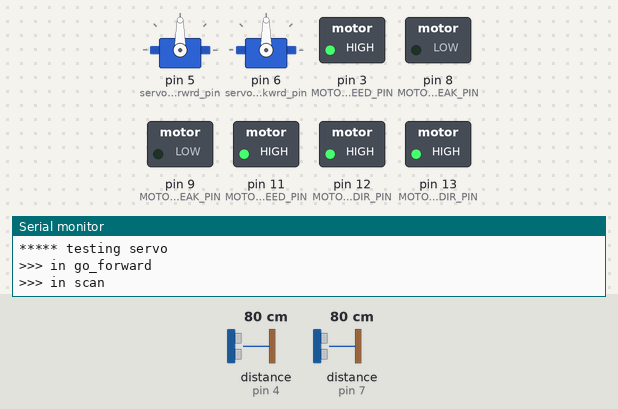
Simulated run of this sketch. Board: Arduino Uno, built with avr-gcc and run on an emulated ATmega328P. Parts: 2 × servo, switched loads named in the sketch (green lamp = pin HIGH), the last lines printed to the serial monitor. Wiring (inferred from the names in the program): ultrasonic range finder: trigger pin 2; echo pin 4. Inputs (shaded band) come from the test bench; at power-on: distance to the obstacle (sensors on pin 4, pin 7) 80 cm. The echo pulse lasts 58.3 µs per cm; pins used as bus, display or sensor lines are not drawn.

Above: at 9.2 s.
9.3 s: distance to the obstacle (sensor on pin 4) set to 2 cm
At 10.0 s:
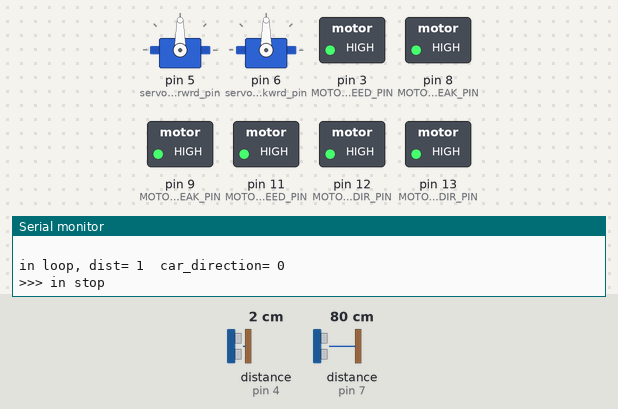
12.3 s: distance to the obstacle (sensor on pin 7) set to 2 cm
At 13.1 s:
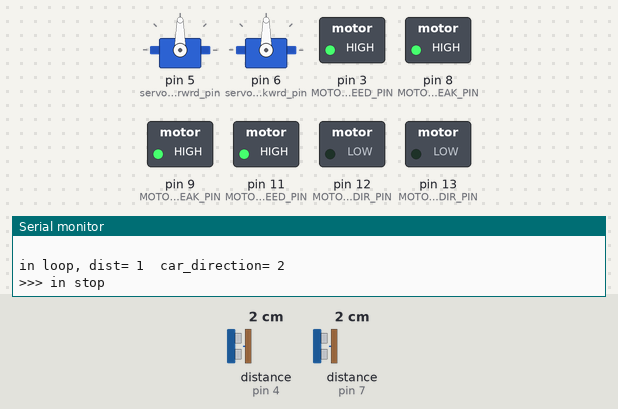
15.3 s: distance to the obstacle (sensor on pin 7) set to 35 cm
At 18.1 s:
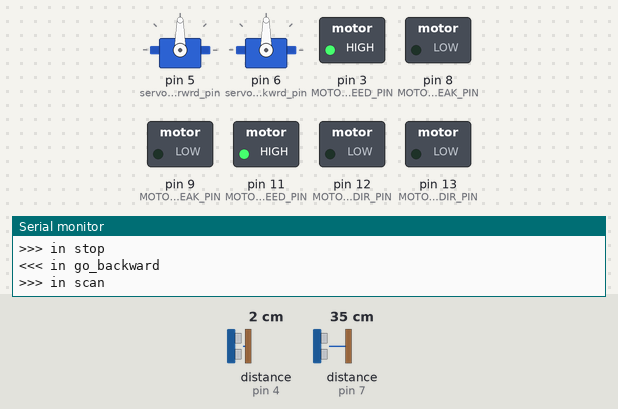
18.3 s: distance to the obstacle (sensor on pin 7) set to 4 cm
At 19.5 s:
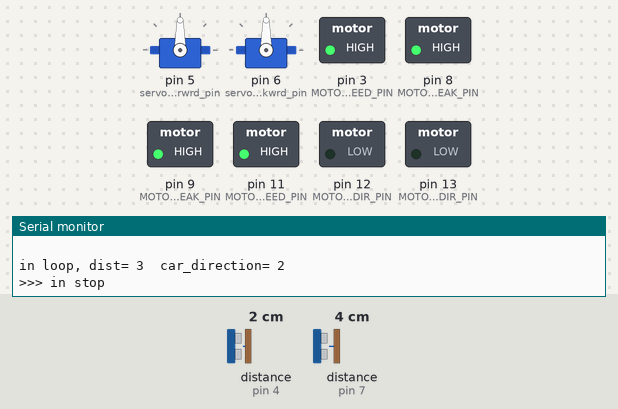
Timing chart, 0 to 22.3 s (numbered marks = the images above; inputs shaded):
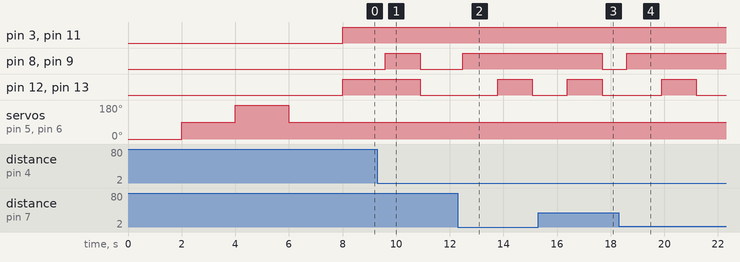

Measured:
- after the input at 9.3 s, pin 8 (MOTOR_RIGHT_BREAK_PIN), pin 9 (MOTOR_LEFT_BREAK_PIN): LOW → HIGH after 0.29 s, → LOW 1.3 s later; pin 12 (MOTOR_LEFT_DIR_PIN), pin 13 (MOTOR_RIGHT_DIR_PIN): HIGH → LOW after 1.6 s
- after the input at 12.3 s, pin 8 (MOTOR_RIGHT_BREAK_PIN), pin 9 (MOTOR_LEFT_BREAK_PIN): LOW → HIGH after 0.18 s; pin 12 (MOTOR_LEFT_DIR_PIN), pin 13 (MOTOR_RIGHT_DIR_PIN): LOW → HIGH after 1.5 s, → LOW 1.3 s later
- after the input at 15.3 s, pin 8 (MOTOR_RIGHT_BREAK_PIN), pin 9 (MOTOR_LEFT_BREAK_PIN): HIGH → LOW after 2.4 s
- after the input at 18.3 s, pin 8 (MOTOR_RIGHT_BREAK_PIN), pin 9 (MOTOR_LEFT_BREAK_PIN): LOW → HIGH after 0.30 s; pin 12 (MOTOR_LEFT_DIR_PIN), pin 13 (MOTOR_RIGHT_DIR_PIN): LOW → HIGH after 1.6 s, → LOW 1.3 s later

The sketch:

Car_motor_nano_Shield_inwork.ino
```cpp
/*************************************************************
Arduino car
*************************************************************/
#include <Servo.h>

#include "car_motors.h"

/*
#include <string>
using std::string;
*/

#define MOTOR_LEFT_DIR_PIN 12
#define MOTOR_LEFT_BREAK_PIN 9
#define MOTOR_LEFT_SPEED_PIN 3
#define MOTOR_RIGHT_DIR_PIN 13
#define MOTOR_RIGHT_BREAK_PIN 8
#define MOTOR_RIGHT_SPEED_PIN 11
#define servo_forwrd_pin  5      // for forward driving
#define servo_bckwrd_pin  6  // for reverse driving

#define SHORT_RANGE 30
#define STOP_RANGE 20
#define SERVO_STEPS_NUM 10
#define SERVO_STEPS_INC 180 / SERVO_STEPS_NUM

#define SAME_DIRECTION  0
#define CNG_DIRECTION   1

#define MOTOR_LEFT_MAX_SPEED 255 // max is 255. should be lower if calibrated needed
#define MOTOR_RIGHT_MAX_SPEED 255 // max is 255. should be lower if calibrated needed

#define NANO 0 // make 0 in case of UNO; 1 in case of Nano
#define UNo  1

#define DEBUG 1
#define CALIBRATE 0   // for calibration only, one time. 0 for normal
#define TEST_MODE 0   // check if HW is Ok. 0 for normal

#ifdef DEBUG  // makes the code more readable
 #define DEBUG_PRINT(x)  Serial.print (x)
 #define DEBUG_PRINTLN(x)  Serial.println (x)
#else         // not exists if DEBUG is not defined
 #define DEBUG_PRINT(x)
 #define DEBUG_PRINTLN(x)
#endif


const int FORWARD   = 0;     // const value can't change
const int STOP      = 1;
const int BACKWARD  = 2;
const int GO        = 3;
const int LEFT      = 4;
const int RIGHT     = 5;
const int f_trigPin   = 2;  // Front Ultrasonic (Yellow)
const int f_echoPin   = 4;  // Front Ultrasonic (orange)
const int b_trigPin   =10;  // Back Ultrasonic ()
const int b_echoPin   = 7;  // Back Ultrasonic ()

const int analog_in_pin = 2 ; // potentiometer for claibration

int dist_array[SERVO_STEPS_NUM];
int motor_left_speed = MOTOR_LEFT_MAX_SPEED;
int motor_right_speed = MOTOR_RIGHT_MAX_SPEED;
int car_direction;  // Can be forward or backwards. TBD other directions?
bool cng_dir ;      // kee[ [revious direction or change?

//  pre-setp, create servos and motors
Servo F_servo;  // create servo object to control the front servo
Servo B_servo;  // create servo object to control the back servo
Motor motor_left(LEFT, MOTOR_LEFT_DIR_PIN, MOTOR_LEFT_BREAK_PIN, MOTOR_LEFT_SPEED_PIN, MOTOR_LEFT_MAX_SPEED);
Motor motor_right(RIGHT, MOTOR_RIGHT_DIR_PIN, MOTOR_RIGHT_BREAK_PIN, MOTOR_RIGHT_SPEED_PIN, MOTOR_RIGHT_MAX_SPEED);


//******************* SETUP ************************
void setup() {

  //Setup Channel A (Left)
  pinMode(MOTOR_LEFT_DIR_PIN, OUTPUT); //Initiates Motor Channel A pin
  pinMode(MOTOR_LEFT_BREAK_PIN, OUTPUT); //Initiates Brake Channel A pin
  //Setup Channel B (Right)
  pinMode(MOTOR_RIGHT_DIR_PIN, OUTPUT); //Initiates Motor Channel A pin
  pinMode(MOTOR_RIGHT_BREAK_PIN , OUTPUT);  //Initiates Brake Channel A pin
  // UltrSonic sensor
  pinMode(f_trigPin, OUTPUT);
  pinMode(f_echoPin, INPUT);
  pinMode(b_trigPin, OUTPUT);
  pinMode(b_echoPin, INPUT);
  // create Front and Back Servos entities
  F_servo.attach(servo_forwrd_pin);
  B_servo.attach(servo_bckwrd_pin);
  car_direction = FORWARD;
  cng_dir = false;

  #if DEBUG
    Serial.begin(9600);
  #endif

  #if CALIBRATE
    Calibrate_wheels();
  #endif

servo_test(); // always test servos. Helps to determine reset

  // test: making sure car parts are well
  #if TEST_MODE
    while (true) {  // just for testing
      test_motors(); // human check - if wheels move
      servo_test();
      ultrasonic_test(FORWARD);
      ultrasonic_test(BACKWARD);
      delay(10000000); // wait for ever, so I could debug the results
    }
  #endif
}


//******************* LOOP ************************
void loop(){
  int new_dir,dist,tmp;

  if (cng_dir) {
    if (FORWARD == car_direction)
      car_direction = BACKWARD;
    else
      car_direction = FORWARD;
    cng_dir = false;
    stop();
    delay(1000);
  }

  if ( FORWARD == car_direction)   // keep going same direction as before
    go_forward();
  else
    go_backward();

  dist = scan(car_direction);  // Scan if no obsticle
  // stop();
  //delay(500); // TBD - remove or shorten
  //dir=decide(dist);
  if ( CNG_DIRECTION == decide(dist) )
    cng_dir = true;

  DEBUG_PRINTLN(" ");
  DEBUG_PRINT("in loop, dist= ");
  DEBUG_PRINT(dist);
  DEBUG_PRINT("  car_direction= ");
  DEBUG_PRINTLN(car_direction);

}
// ********************** end of LOOP ***************************

void go_forward()
{
  DEBUG_PRINTLN(">>> in go_forward");
  motor_left.GoForward(motor_left.Get_Speed());
  motor_right.GoForward(motor_right.Get_Speed());
}


void go_backward()
{
  DEBUG_PRINTLN("<<< in go_backward");
  motor_left.GoBackward(MOTOR_LEFT_MAX_SPEED);
  motor_right.GoBackward(MOTOR_RIGHT_MAX_SPEED);
}


void go_right()
{
  DEBUG_PRINTLN(">>> in go_right");
}


void go_left()
{
  DEBUG_PRINTLN(">>> in go_left");
  motor_left.GoForward(MOTOR_LEFT_MAX_SPEED/2); // slower than right. to turn left
  motor_right.GoForward(MOTOR_RIGHT_MAX_SPEED); // faster than left. to go left
}


void  stop() {
  DEBUG_PRINTLN(">>> in stop");
	motor_left.Stop();
  motor_right.Stop();
}


int  scan(int l_dir) {
  // l_dir can be FORWARD or BACKWARD
  int k=0,pos,read_dist,cnt,i;
  int scan_angle = 30 ; // TND make it a define
  int scan_steps = 15 ; // TND make it a define (exists)
  int max_dist = 120 ; // I was sure such const exists.. TBD #define
  int min ; // temp variable
  Servo current_servo;

  DEBUG_PRINTLN(">>> in scan");

  if ( FORWARD == l_dir )  // use the front or back servo according to direction
      current_servo = F_servo;
  else
      current_servo = B_servo;

  min=max_dist;
  cnt=0;

  for (pos = 0; pos <SERVO_STEPS_NUM ; pos++)
    dist_array[pos] = max_dist ; // peset the array

  for (pos = 90 - scan_angle; pos <= scan_angle + 90 ; pos += scan_steps) {
    current_servo.write(pos); // bring to position
    i = readDistance(l_dir);
    if ( i < STOP_RANGE )
      return i;     // if too close to obsticle, go back immediately
    dist_array[cnt] = i;
    if ( dist_array[cnt] < min )
      min = dist_array[cnt];
    delay(300); // to allow set for the servo
    cnt++;
  };

  F_servo.write(90); // bring to center
  B_servo.write(90); // bring to center

  return min ; // the shortest distance detected
}


int  decide(int l_dist) {
  int decision;

  //#if DEBUG
  //  Serial.print("in decide.");
  //#endif

DEBUG_PRINTLN("in decide function");

  // if (decide_if_forward()) TBD - use one measure now. later full scan.
  if (STOP_RANGE < l_dist)
  	decision = SAME_DIRECTION;
  else {
  	stop();
  	delay(300);
  	decision = CNG_DIRECTION;
  }

  return decision;
}


// will decide if the car can go forward.
// if can't - returns 0
// if can - return any other
int decide_if_forward() {
  int i;
  int fails = 0;
  int min_dist = 100; // over max possible value - TODO - TBD - add a const or define for that
  for (i = 0 ; i < SERVO_STEPS_NUM ; ++i) {
  	min_dist = min_dist > dist_array[i] ? dist_array[i] : min_dist;
  }

  if (STOP_RANGE >= min_dist)
  	return 0; // STOP. don't go forward

  return 1; // able to go forward
}

// void  go(){}


int readDistance(int l_dir) {
  // l_dir can be FORWARD or BACKWARD
  int trigPin,echoPin;  // local variable to hold the HW pin of ultraosnice sensor
  int dist_t,duration_t;

  // set the trig pin according to the required direction
  if ( FORWARD == l_dir ) {
    trigPin=f_trigPin;
    echoPin=f_echoPin;
  }
  else {
    trigPin=b_trigPin;
    echoPin=b_echoPin;
  }

  // Clears the trigPin
  digitalWrite(trigPin, LOW);
  delayMicroseconds(2);

  // Sets the trigPin on HIGH state for 10 micro seconds
  digitalWrite(trigPin, HIGH);

  delayMicroseconds(10);
  digitalWrite(trigPin, LOW);

  // Reads the echoPin, returns the sound wave travel time in microseconds
  duration_t = pulseIn(echoPin, HIGH);

  // Calculating the distance
  dist_t = duration_t*0.034/2;
  return(dist_t);
}


void test_motors(){
    // void because of human validatio
    // maybe add hardware in the future to measure wheels movements

    DEBUG_PRINTLN("Testing Motors");
    DEBUG_PRINTLN("----Start LEFT,slow speed");

    //motor_go(LEFT,HIGH,LOW, MOTOR_LEFT_MAX_SPEED/2);
    motor_left.GoForward(MOTOR_LEFT_MAX_SPEED/2);
    delay (2000);
    DEBUG_PRINTLN("----Start LEFT,fast speed");
    //motor_go(LEFT,HIGH,LOW, MOTOR_LEFT_MAX_SPEED);
    motor_left.GoForward(MOTOR_LEFT_MAX_SPEED);
    delay (2000);
    stop();
    delay(2000);
    DEBUG_PRINTLN("----Start RIGHT,slow speed");
    //motor_go(RIGHT,HIGH,LOW, MOTOR_RIGHT_MAX_SPEED/2);
    motor_right.GoForward(MOTOR_RIGHT_MAX_SPEED/2);
    delay (2000);
    DEBUG_PRINTLN("----Start RIGHT,slow speed");
    //motor_go(RIGHT,HIGH,LOW, MOTOR_RIGHT_MAX_SPEED);
    motor_right.GoForward(MOTOR_RIGHT_MAX_SPEED);
    DEBUG_PRINTLN("----Start RIGHT,high speed");
    delay (2000);
    stop();

    DEBUG_PRINTLN("**** end testing motors");
}


void servo_test() {
  DEBUG_PRINTLN("***** testing servo ");
  F_servo.write(0);
  B_servo.write(0);
  delay(2000);
  F_servo.write(90);
  B_servo.write(90);
  // myservo.write(90);
  delay(2000);
  F_servo.write(180);
  B_servo.write(180);
  //myservo.write(180);
  delay(2000);
  F_servo.write(90);
  B_servo.write(90);
  //myservo.write(90);
  delay(2000);
}


void ultrasonic_test(int l_dir) {
  // l_dir can be FORWARD or BACKWARD
  #if DEBUG
    if (FORWARD == l_dir)
      DEBUG_PRINTLN("***** FRONT Testing distance sensor");
    else
      DEBUG_PRINTLN("***** BACK  Testing distance sensor");

    int tmp;
    for (int i = 0; i < 20; i++) {
      tmp = readDistance(l_dir);
      Serial.println(tmp);
      delay(500);
    }
  #endif
}


void Calibrate_wheels() {
  // Calibrating the wheels, since some engines may run faster than others
  // How:
  // HW: add potentiometer to allow extranal human input interface, keep connexted to laptop USB (?)
  // SW:
  // use CALIBRATE to do it once
  // 1 - let the car go for 2 seconds, then changing
  // 2 - define whicj wheel to claibrate (#define WHEEL).
  //      slow down the faster one
  // 2 - wait 5 seconds to allow human change potentiometer
  // 3 - back to (1) untill car goes straight
  // 4 - copy the value from the monitor and save it

    int calib_in; // value from calibration potentiometer
    DEBUG_PRINTLN("**** Calibrating wheels");
    go_forward();
    delay(2000);
    while(true){
      // endless loop to allow calibration
      // once clibrated, unset CALIBRATE and re-start

      calib_in = read_calibrate_input();
      Serial.print("~~~~Calibration value read is: ");
      Serial.println(calib_in);
      set_wheel_speed(LEFT,calib_in);   // TBD - currently left wheel needs to be slower
      go_forward();
    }
}


int read_calibrate_input()
{
  // reading value from potrentiometer
  // done only in calibration mode in setup
  int val = analogRead(analog_in_pin);              // input value 0..1023
  int val1 = map(val, 0, 1023, 0, 255);  // mapped value to 0..255

  //Serial.print(val);
  //Serial.print(" mapped to 0..255 value: ");
  //Serial.println(val1);
  return val1;
}


void set_wheel_speed(int l_wheel,int l_wheel_speed)
{
  //Serial.println("---- in setting wheel speed");
  //Serial.print("wheel : ");
  //Serial.print(l_wheel);
  //Serial.print(" Speed " );
  //Serial.println(l_wheel_speed);

  if (LEFT == l_wheel)
    motor_left_speed = l_wheel_speed;
  else
    motor_right_speed = l_wheel_speed;
}
```

car_motors.h
```cpp
class Motor {
public:
  Motor(int m_name, int dir_p, int brk_p, int spd_p, int max_spd);
  ~Motor() {  }

  void GoForward(int l_speed);
  void GoBackward(int l_speed);
  void Stop();
  int Get_Speed();
private:
	const int name;
  const int dir_pin;
  const int break_pin;
  const int speed_pin;
  const int max_speed;

  int speed;

  // object can't be copied
  Motor(const Motor& m);
  Motor& operator=(const Motor& m);
};

Motor::Motor(int m_name, int dir_p, int brk_p, int spd_p, int max_spd):
	name(m_name),
	dir_pin(dir_p),
	break_pin(brk_p),
	speed_pin(spd_p),
	max_speed(max_spd)
{
	speed = max_spd;
}


void Motor::GoForward(int l_speed)
{
//  l_speed:      speed of motor

	#if DEBUG
    Serial.println("---------------------- ");
    Serial.print("in motor side: ");
    Serial.println(name);
    Serial.print(" direction pin: ");
    Serial.println(HIGH);
    Serial.print(" break pin: ");
    Serial.println(LOW);
    Serial.print(" Speed: ");
    Serial.println(l_speed);

    Serial.print("brk_pin: ");
    Serial.println(break_pin);
    Serial.print("spd_pin: ");
    Serial.println(speed_pin);
    Serial.println("~~~~~~~~~~~~~~~~~~~ ");
  #endif

  digitalWrite(dir_pin, HIGH); //set direction forward
  digitalWrite(break_pin, LOW);   //Disengage the Brake
  analogWrite(speed_pin, l_speed);   //Spins the motor l_speed speed
}

void Motor::GoBackward(int l_speed)
{
	//  l_speed:      speed of motor

	#if DEBUG
    Serial.println("---------------------- ");
    Serial.print("in motor side: ");
    Serial.println(name);
    Serial.print(" direction pin: ");
    Serial.println(LOW);
    Serial.print(" break pin: ");
    Serial.println(LOW);
    Serial.print(" Speed: ");
    Serial.println(l_speed);

    Serial.print("brk_pin: ");
    Serial.println(break_pin);
    Serial.print("spd_pin: ");
    Serial.println(speed_pin);
    Serial.println("~~~~~~~~~~~~~~~~~~~ ");
  #endif

	digitalWrite(dir_pin, LOW); //set direction backwards
	digitalWrite(break_pin, LOW);   //Disengage the Brake
  analogWrite(speed_pin, l_speed);   //Spins the motor l_speed speed
}


void Motor::Stop()
{
	digitalWrite(break_pin, HIGH);  //Engage the Brake
}


int Motor::Get_Speed()
{
	return speed;
}
```
